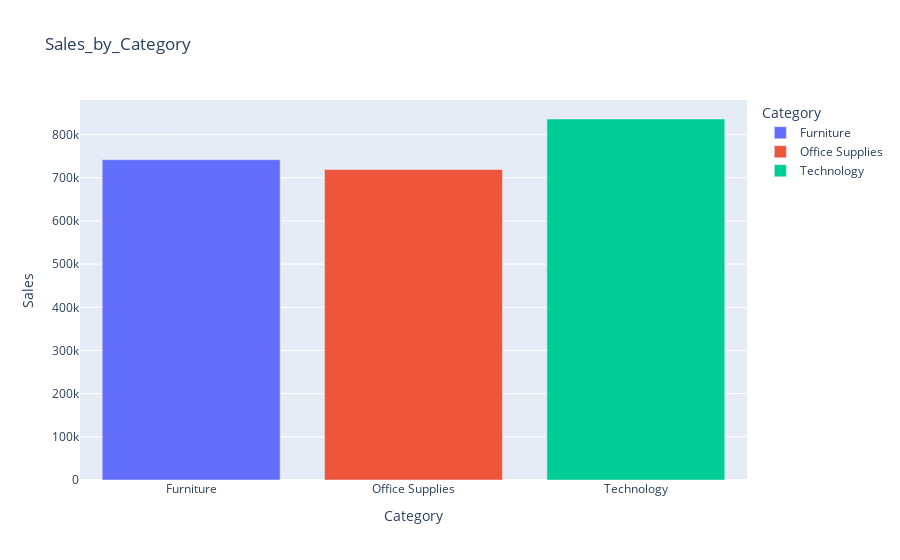

The notebook cell this image was saved under:
### Markdown cell above
### analyze sales based on product categories and determine which category has the lowest sales and which category has the highest sales.

### Code cell
sale_by_category = df.groupby(by='Category')['Sales'].sum().reset_index()
# sale_by_category = df.groupby(by='Category').agg({'Sales':'sum'}).reset_index()

fig = px.bar(data_frame=sale_by_category,x='Category',y='Sales',title='Sales_by_Category' ,color='Category')
fig.show()

### Figure 1 — Plotly figure (JSON) as saved in the notebook; plotly's stock layout.template omitted (floating-point values rounded to 4 significant figures)
{"data": [{"alignmentgroup": "True", "hovertemplate": "Category=%{x}<br>Sales=%{y}<extra></extra>", "legendgroup": "Furniture", "marker": {"color": "#636efa", "pattern": {"shape": ""}}, "name": "Furniture", "offsetgroup": "Furniture", "orientation": "v", "showlegend": true, "textposition": "auto", "type": "bar", "x": ["Furniture"], "xaxis": "x", "y": [742000.0], "yaxis": "y"}, {"alignmentgroup": "True", "hovertemplate": "Category=%{x}<br>Sales=%{y}<extra></extra>", "legendgroup": "Office Supplies", "marker": {"color": "#EF553B", "pattern": {"shape": ""}}, "name": "Office Supplies", "offsetgroup": "Office Supplies", "orientation": "v", "showlegend": true, "textposition": "auto", "type": "bar", "x": ["Office Supplies"], "xaxis": "x", "y": [719000.0], "yaxis": "y"}, {"alignmentgroup": "True", "hovertemplate": "Category=%{x}<br>Sales=%{y}<extra></extra>", "legendgroup": "Technology", "marker": {"color": "#00cc96", "pattern": {"shape": ""}}, "name": "Technology", "offsetgroup": "Technology", "orientation": "v", "showlegend": true, "textposition": "auto", "type": "bar", "x": ["Technology"], "xaxis": "x", "y": [836200.0], "yaxis": "y"}], "layout": {"autosize": true, "barmode": "relative", "legend": {"title": {"text": "Category"}, "tracegroupgap": 0}, "title": {"text": "Sales_by_Category"}, "xaxis": {"anchor": "y", "autorange": true, "categoryarray": ["Furniture", "Office Supplies", "Technology"], "categoryorder": "array", "domain": [0, 1], "range": [-0.5, 2.5], "title": {"text": "Category"}, "type": "category"}, "yaxis": {"anchor": "x", "autorange": true, "domain": [0, 1], "range": [0, 880200.0], "title": {"text": "Sales"}, "type": "linear"}}}
